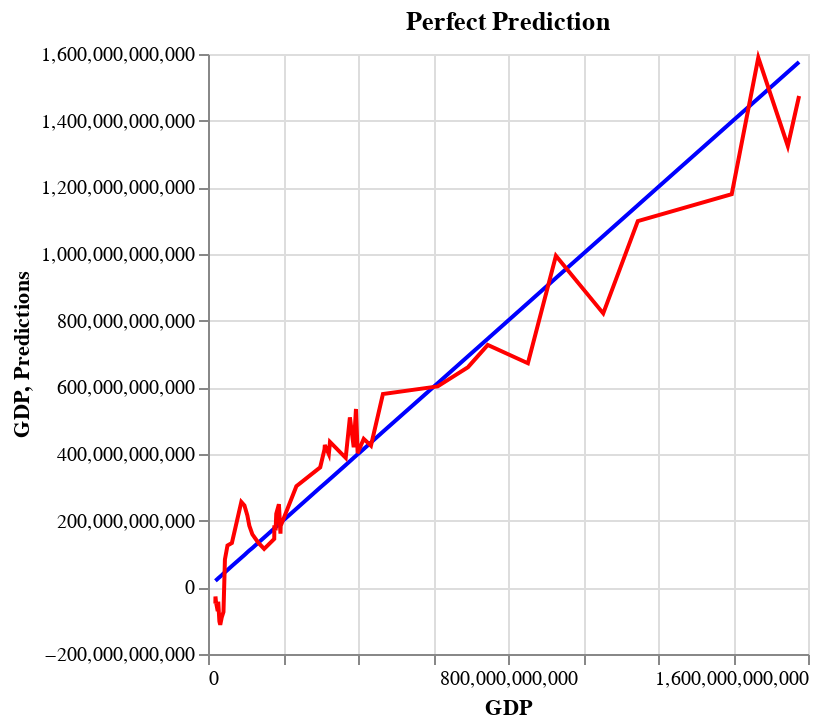

The notebook cell saved with this chart:
### Markdown cell above
**[5.6]** Create a line chart with `y` as the x-axis and `y_preds` as y-axis and combine it with previous chart

### Code cell
import pandas as pd


chart1 = alt.Chart(pd.DataFrame({'GDP': y})).mark_line(color='blue').encode(
    x='GDP',
    y='GDP'
).properties(
    title='Perfect Prediction'
)


chart2 = alt.Chart(pd.DataFrame({'GDP': y, 'Predictions': y_pred})).mark_line(color='red').encode(
    x='GDP',
    y='Predictions'
)


chart1 + chart2

### Figure 1 — Vega-Lite specification as saved in the notebook (floating-point values rounded to 4 significant figures)
{"config": {"view": {"continuousWidth": 300, "continuousHeight": 300}}, "layer": [{"data": {"name": "data-f1bfd2cedbb7f8736f37382ee2e99cad"}, "mark": {"type": "line", "color": "blue"}, "encoding": {"x": {"field": "GDP", "type": "quantitative"}, "y": {"field": "GDP", "type": "quantitative"}}, "title": "Perfect Prediction"}, {"data": {"name": "data-18e31a0ea057524b7e9798c454ae41c2"}, "mark": {"type": "line", "color": "red"}, "encoding": {"x": {"field": "GDP", "type": "quantitative"}, "y": {"field": "Predictions", "type": "quantitative"}}}], "$schema": "https://vega.github.io/schema/vega-lite/v5.20.1.json", "datasets": {"data-f1bfd2cedbb7f8736f37382ee2e99cad": [{"GDP": 19652816665}, {"GDP": 19892485161}, {"GDP": 21507447643}, {"GDP": 23764139321}, {"GDP": 25936835032}, {"GDP": 27268451114}, {"GDP": 30397580916}, {"GDP": 32665472057}, {"GDP": 36628961810}, {"GDP": 41271138985}, {"GDP": 45149512823}, {"GDP": 51967289720}, {"GDP": 63737347854}, {"GDP": 88831245394}, {"GDP": 97170558514}, {"GDP": 104921215177}, {"GDP": 110201881165}, {"GDP": 118338596887}, {"GDP": 134712029990}, {"GDP": 149774930362}, {"GDP": 176642284918}, {"GDP": 193770274743}, {"GDP": 177030416472}, {"GDP": 193242166274}, {"GDP": 180234716576}, {"GDP": 182036933408}, {"GDP": 189060349391}, {"GDP": 235659196740}, {"GDP": 299267974921}, {"GDP": 310777222008}, {"GDP": 325310415195}, {"GDP": 324878874106}, {"GDP": 311544406970}, {"GDP": 322211691456}, {"GDP": 367216364716}, {"GDP": 400302731411}, {"GDP": 434568007513}, {"GDP": 398899138574}, {"GDP": 388608221582}, {"GDP": 415222633926}, {"GDP": 378376086723}, {"GDP": 394648911679}, {"GDP": 466488060571}, {"GDP": 612490396927}, {"GDP": 693407758232}, {"GDP": 746054207847}, {"GDP": 853099630996}, {"GDP": 1053995523724}, {"GDP": 927805183331}, {"GDP": 1146138465604}, {"GDP": 1396649906339}, {"GDP": 1546151783873}, {"GDP": 1576184467015}, {"GDP": 1467483705132}], "data-18e31a0ea057524b7e9798c454ae41c2": [{"GDP": 19652816665, "Predictions": -48870000000.0}, {"GDP": 19892485161, "Predictions": -27300000000.0}, {"GDP": 21507447643, "Predictions": -45740000000.0}, {"GDP": 23764139321, "Predictions": -58640000000.0}, {"GDP": 25936835032, "Predictions": -71360000000.0}, {"GDP": 27268451114, "Predictions": -43230000000.0}, {"GDP": 30397580916, "Predictions": -102500000000.0}, {"GDP": 32665472057, "Predictions": -112200000000.0}, {"GDP": 36628961810, "Predictions": -90040000000.0}, {"GDP": 41271138985, "Predictions": -73870000000.0}, {"GDP": 45149512823, "Predictions": 83760000000.0}, {"GDP": 51967289720, "Predictions": 125700000000.0}, {"GDP": 63737347854, "Predictions": 133300000000.0}, {"GDP": 88831245394, "Predictions": 255800000000.0}, {"GDP": 97170558514, "Predictions": 245400000000.0}, {"GDP": 104921215177, "Predictions": 215900000000.0}, {"GDP": 110201881165, "Predictions": 185000000000.0}, {"GDP": 118338596887, "Predictions": 159000000000.0}, {"GDP": 134712029990, "Predictions": 133300000000.0}, {"GDP": 149774930362, "Predictions": 115400000000.0}, {"GDP": 176642284918, "Predictions": 145100000000.0}, {"GDP": 193770274743, "Predictions": 183700000000.0}, {"GDP": 177030416472, "Predictions": 185900000000.0}, {"GDP": 193242166274, "Predictions": 161200000000.0}, {"GDP": 180234716576, "Predictions": 171100000000.0}, {"GDP": 182036933408, "Predictions": 220400000000.0}, {"GDP": 189060349391, "Predictions": 249400000000.0}, {"GDP": 235659196740, "Predictions": 303600000000.0}, {"GDP": 299267974921, "Predictions": 360100000000.0}, {"GDP": 310777222008, "Predictions": 414400000000.0}, {"GDP": 325310415195, "Predictions": 436200000000.0}, {"GDP": 324878874106, "Predictions": 430800000000.0}, {"GDP": 311544406970, "Predictions": 427000000000.0}, {"GDP": 322211691456, "Predictions": 399800000000.0}, {"GDP": 367216364716, "Predictions": 388300000000.0}, {"GDP": 400302731411, "Predictions": 406700000000.0}, {"GDP": 434568007513, "Predictions": 424700000000.0}, {"GDP": 398899138574, "Predictions": 407300000000.0}, {"GDP": 388608221582, "Predictions": 420100000000.0}, {"GDP": 415222633926, "Predictions": 445400000000.0}, {"GDP": 378376086723, "Predictions": 510000000000.0}, {"GDP": 394648911679, "Predictions": 535100000000.0}, {"GDP": 466488060571, "Predictions": 579700000000.0}, {"GDP": 612490396927, "Predictions": 602800000000.0}, {"GDP": 693407758232, "Predictions": 660500000000.0}, {"GDP": 746054207847, "Predictions": 727100000000.0}, {"GDP": 853099630996, "Predictions": 672300000000.0}, {"GDP": 1053995523724, "Predictions": 821800000000.0}, {"GDP": 927805183331, "Predictions": 994600000000.0}, {"GDP": 1146138465604, "Predictions": 1099000000000.0}, {"GDP": 1396649906339, "Predictions": 1179000000000.0}, {"GDP": 1546151783873, "Predictions": 1324000000000.0}, {"GDP": 1576184467015, "Predictions": 1474000000000.0}, {"GDP": 1467483705132, "Predictions": 1589000000000.0}]}}
